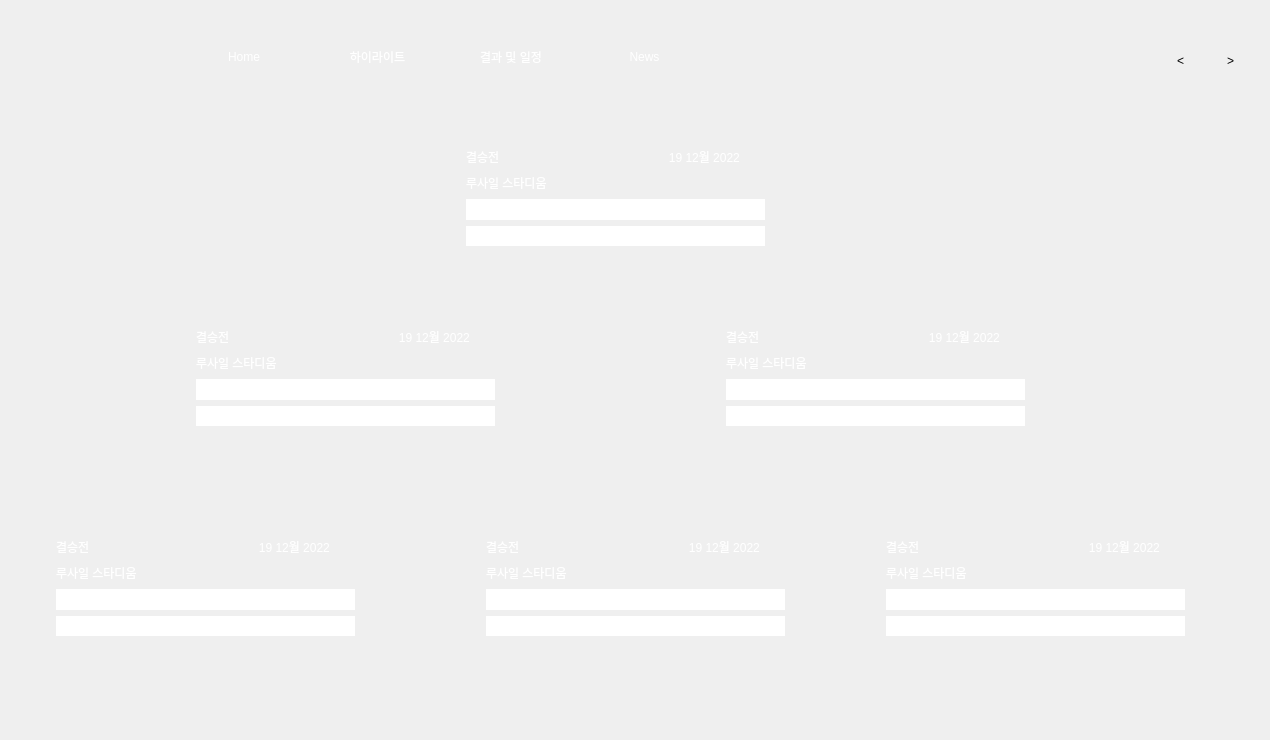
<?xml version="1.0" encoding="UTF-8"?>
<ui version="4.0">
 <class>MainWindow</class>
 <widget class="QMainWindow" name="MainWindow">
  <property name="geometry">
   <rect>
    <x>0</x>
    <y>0</y>
    <width>1270</width>
    <height>740</height>
   </rect>
  </property>
  <property name="font">
   <font>
    <family>Noto Sans KR</family>
   </font>
  </property>
  <property name="windowTitle">
   <string>Qatar WC Manager</string>
  </property>
  <property name="styleSheet">
   <string notr="true">background-image: url(:/images/images/bg.jpg); color : rgb(255,255,255);</string>
  </property>
  <widget class="QWidget" name="centralwidget">
   <widget class="QLabel" name="label_4">
    <property name="geometry">
     <rect>
      <x>40</x>
      <y>20</y>
      <width>121</width>
      <height>61</height>
     </rect>
    </property>
    <property name="autoFillBackground">
     <bool>false</bool>
    </property>
    <property name="styleSheet">
     <string notr="true">color : rgb(255, 255, 255);
opacity : 1;</string>
    </property>
    <property name="text">
     <string/>
    </property>
    <property name="pixmap">
     <pixmap resource="../resource.qrc">:/images/images/logo.webp</pixmap>
    </property>
    <property name="scaledContents">
     <bool>true</bool>
    </property>
    <property name="alignment">
     <set>Qt::AlignCenter</set>
    </property>
   </widget>
   <widget class="QPushButton" name="pushButton">
    <property name="geometry">
     <rect>
      <x>1110</x>
      <y>40</y>
      <width>41</width>
      <height>41</height>
     </rect>
    </property>
    <property name="cursor">
     <cursorShape>PointingHandCursor</cursorShape>
    </property>
    <property name="styleSheet">
     <string notr="true">border : 0;
 border-radius:10px</string>
    </property>
    <property name="text">
     <string/>
    </property>
    <property name="icon">
     <iconset resource="../resource.qrc">
      <normaloff>:/images/images/1103500.png</normaloff>:/images/images/1103500.png</iconset>
    </property>
    <property name="iconSize">
     <size>
      <width>30</width>
      <height>30</height>
     </size>
    </property>
   </widget>
   <widget class="QPushButton" name="pushButton_3">
    <property name="geometry">
     <rect>
      <x>1210</x>
      <y>40</y>
      <width>41</width>
      <height>41</height>
     </rect>
    </property>
    <property name="cursor">
     <cursorShape>PointingHandCursor</cursorShape>
    </property>
    <property name="styleSheet">
     <string notr="true">border : 0;
 border-radius:10px; color : black;</string>
    </property>
    <property name="text">
     <string>&gt;</string>
    </property>
    <property name="iconSize">
     <size>
      <width>30</width>
      <height>30</height>
     </size>
    </property>
   </widget>
   <widget class="QPushButton" name="pushButton_2">
    <property name="geometry">
     <rect>
      <x>1160</x>
      <y>40</y>
      <width>41</width>
      <height>41</height>
     </rect>
    </property>
    <property name="cursor">
     <cursorShape>PointingHandCursor</cursorShape>
    </property>
    <property name="styleSheet">
     <string notr="true">border : 0;
 border-radius:10px; color : black;</string>
    </property>
    <property name="text">
     <string>&lt;</string>
    </property>
    <property name="iconSize">
     <size>
      <width>30</width>
      <height>30</height>
     </size>
    </property>
   </widget>
   <widget class="QFrame" name="frame_1">
    <property name="geometry">
     <rect>
      <x>0</x>
      <y>100</y>
      <width>1300</width>
      <height>611</height>
     </rect>
    </property>
    <property name="styleSheet">
     <string notr="true">border-radius : 10px; 
</string>
    </property>
    <property name="frameShape">
     <enum>QFrame::StyledPanel</enum>
    </property>
    <property name="frameShadow">
     <enum>QFrame::Raised</enum>
    </property>
    <widget class="QFrame" name="frame_2">
     <property name="geometry">
      <rect>
       <x>170</x>
       <y>200</y>
       <width>351</width>
       <height>151</height>
      </rect>
     </property>
     <property name="styleSheet">
      <string notr="true">color : rgb(255, 255, 255);
border-radius : 20px;</string>
     </property>
     <property name="frameShape">
      <enum>QFrame::StyledPanel</enum>
     </property>
     <property name="frameShadow">
      <enum>QFrame::Raised</enum>
     </property>
     <widget class="QWidget" name="verticalLayoutWidget_2">
      <property name="geometry">
       <rect>
        <x>10</x>
        <y>10</y>
        <width>331</width>
        <height>132</height>
       </rect>
      </property>
      <layout class="QVBoxLayout" name="verticalLayout_2">
       <property name="leftMargin">
        <number>16</number>
       </property>
       <property name="topMargin">
        <number>16</number>
       </property>
       <property name="rightMargin">
        <number>16</number>
       </property>
       <property name="bottomMargin">
        <number>16</number>
       </property>
       <item>
        <widget class="QLabel" name="label_9">
         <property name="text">
          <string>결승전                                                   19 12월 2022</string>
         </property>
        </widget>
       </item>
       <item>
        <widget class="QLabel" name="label_10">
         <property name="text">
          <string>루사일 스타디움</string>
         </property>
        </widget>
       </item>
       <item>
        <widget class="QLabel" name="label_11">
         <property name="styleSheet">
          <string notr="true">background-color: rgb(255, 255, 255);</string>
         </property>
         <property name="text">
          <string>아르헨티나                                                      0</string>
         </property>
         <property name="scaledContents">
          <bool>true</bool>
         </property>
        </widget>
       </item>
       <item>
        <widget class="QLabel" name="label_12">
         <property name="styleSheet">
          <string notr="true">background-color: rgb(255, 255, 255);</string>
         </property>
         <property name="text">
          <string>프랑스                                                            0</string>
         </property>
        </widget>
       </item>
      </layout>
     </widget>
    </widget>
    <widget class="QFrame" name="frame_3">
     <property name="geometry">
      <rect>
       <x>440</x>
       <y>20</y>
       <width>351</width>
       <height>151</height>
      </rect>
     </property>
     <property name="styleSheet">
      <string notr="true">color : rgb(255, 255, 255);
border-radius : 20px;</string>
     </property>
     <property name="frameShape">
      <enum>QFrame::StyledPanel</enum>
     </property>
     <property name="frameShadow">
      <enum>QFrame::Raised</enum>
     </property>
     <widget class="QWidget" name="verticalLayoutWidget_3">
      <property name="geometry">
       <rect>
        <x>10</x>
        <y>10</y>
        <width>331</width>
        <height>132</height>
       </rect>
      </property>
      <layout class="QVBoxLayout" name="verticalLayout_3">
       <property name="leftMargin">
        <number>16</number>
       </property>
       <property name="topMargin">
        <number>16</number>
       </property>
       <property name="rightMargin">
        <number>16</number>
       </property>
       <property name="bottomMargin">
        <number>16</number>
       </property>
       <item>
        <widget class="QLabel" name="label_13">
         <property name="text">
          <string>결승전                                                   19 12월 2022</string>
         </property>
        </widget>
       </item>
       <item>
        <widget class="QLabel" name="label_14">
         <property name="text">
          <string>루사일 스타디움</string>
         </property>
        </widget>
       </item>
       <item>
        <widget class="QLabel" name="label_15">
         <property name="styleSheet">
          <string notr="true">background-color: rgb(255, 255, 255);</string>
         </property>
         <property name="text">
          <string>아르헨티나                                                      0</string>
         </property>
         <property name="scaledContents">
          <bool>true</bool>
         </property>
        </widget>
       </item>
       <item>
        <widget class="QLabel" name="label_16">
         <property name="styleSheet">
          <string notr="true">background-color: rgb(255, 255, 255);</string>
         </property>
         <property name="text">
          <string>프랑스                                                            0</string>
         </property>
        </widget>
       </item>
      </layout>
     </widget>
    </widget>
    <widget class="QFrame" name="frame_4">
     <property name="geometry">
      <rect>
       <x>700</x>
       <y>200</y>
       <width>351</width>
       <height>151</height>
      </rect>
     </property>
     <property name="styleSheet">
      <string notr="true">color : rgb(255, 255, 255);
border-radius : 20px;</string>
     </property>
     <property name="frameShape">
      <enum>QFrame::StyledPanel</enum>
     </property>
     <property name="frameShadow">
      <enum>QFrame::Raised</enum>
     </property>
     <widget class="QWidget" name="verticalLayoutWidget_4">
      <property name="geometry">
       <rect>
        <x>10</x>
        <y>10</y>
        <width>331</width>
        <height>132</height>
       </rect>
      </property>
      <layout class="QVBoxLayout" name="verticalLayout_4">
       <property name="leftMargin">
        <number>16</number>
       </property>
       <property name="topMargin">
        <number>16</number>
       </property>
       <property name="rightMargin">
        <number>16</number>
       </property>
       <property name="bottomMargin">
        <number>16</number>
       </property>
       <item>
        <widget class="QLabel" name="label_17">
         <property name="text">
          <string>결승전                                                   19 12월 2022</string>
         </property>
        </widget>
       </item>
       <item>
        <widget class="QLabel" name="label_18">
         <property name="text">
          <string>루사일 스타디움</string>
         </property>
        </widget>
       </item>
       <item>
        <widget class="QLabel" name="label_19">
         <property name="styleSheet">
          <string notr="true">background-color: rgb(255, 255, 255);</string>
         </property>
         <property name="text">
          <string>아르헨티나                                                      0</string>
         </property>
         <property name="scaledContents">
          <bool>true</bool>
         </property>
        </widget>
       </item>
       <item>
        <widget class="QLabel" name="label_20">
         <property name="styleSheet">
          <string notr="true">background-color: rgb(255, 255, 255);</string>
         </property>
         <property name="text">
          <string>프랑스                                                            0</string>
         </property>
        </widget>
       </item>
      </layout>
     </widget>
    </widget>
    <widget class="QFrame" name="frame_5">
     <property name="geometry">
      <rect>
       <x>30</x>
       <y>410</y>
       <width>351</width>
       <height>151</height>
      </rect>
     </property>
     <property name="styleSheet">
      <string notr="true">color : rgb(255, 255, 255);
border-radius : 20px;</string>
     </property>
     <property name="frameShape">
      <enum>QFrame::StyledPanel</enum>
     </property>
     <property name="frameShadow">
      <enum>QFrame::Raised</enum>
     </property>
     <widget class="QWidget" name="verticalLayoutWidget_8">
      <property name="geometry">
       <rect>
        <x>10</x>
        <y>10</y>
        <width>331</width>
        <height>132</height>
       </rect>
      </property>
      <layout class="QVBoxLayout" name="verticalLayout_8">
       <property name="leftMargin">
        <number>16</number>
       </property>
       <property name="topMargin">
        <number>16</number>
       </property>
       <property name="rightMargin">
        <number>16</number>
       </property>
       <property name="bottomMargin">
        <number>16</number>
       </property>
       <item>
        <widget class="QLabel" name="label_33">
         <property name="text">
          <string>결승전                                                   19 12월 2022</string>
         </property>
        </widget>
       </item>
       <item>
        <widget class="QLabel" name="label_34">
         <property name="text">
          <string>루사일 스타디움</string>
         </property>
        </widget>
       </item>
       <item>
        <widget class="QLabel" name="label_35">
         <property name="styleSheet">
          <string notr="true">background-color: rgb(255, 255, 255);</string>
         </property>
         <property name="text">
          <string>아르헨티나                                                      0</string>
         </property>
         <property name="scaledContents">
          <bool>true</bool>
         </property>
        </widget>
       </item>
       <item>
        <widget class="QLabel" name="label_36">
         <property name="styleSheet">
          <string notr="true">background-color: rgb(255, 255, 255);</string>
         </property>
         <property name="text">
          <string>프랑스                                                            0</string>
         </property>
        </widget>
       </item>
      </layout>
     </widget>
    </widget>
    <widget class="QFrame" name="frame_6">
     <property name="geometry">
      <rect>
       <x>460</x>
       <y>410</y>
       <width>351</width>
       <height>151</height>
      </rect>
     </property>
     <property name="styleSheet">
      <string notr="true">color : rgb(255, 255, 255);
border-radius : 20px;</string>
     </property>
     <property name="frameShape">
      <enum>QFrame::StyledPanel</enum>
     </property>
     <property name="frameShadow">
      <enum>QFrame::Raised</enum>
     </property>
     <widget class="QWidget" name="verticalLayoutWidget_9">
      <property name="geometry">
       <rect>
        <x>10</x>
        <y>10</y>
        <width>331</width>
        <height>132</height>
       </rect>
      </property>
      <layout class="QVBoxLayout" name="verticalLayout_9">
       <property name="leftMargin">
        <number>16</number>
       </property>
       <property name="topMargin">
        <number>16</number>
       </property>
       <property name="rightMargin">
        <number>16</number>
       </property>
       <property name="bottomMargin">
        <number>16</number>
       </property>
       <item>
        <widget class="QLabel" name="label_37">
         <property name="text">
          <string>결승전                                                   19 12월 2022</string>
         </property>
        </widget>
       </item>
       <item>
        <widget class="QLabel" name="label_38">
         <property name="text">
          <string>루사일 스타디움</string>
         </property>
        </widget>
       </item>
       <item>
        <widget class="QLabel" name="label_39">
         <property name="styleSheet">
          <string notr="true">background-color: rgb(255, 255, 255);</string>
         </property>
         <property name="text">
          <string>아르헨티나                                                      0</string>
         </property>
         <property name="scaledContents">
          <bool>true</bool>
         </property>
        </widget>
       </item>
       <item>
        <widget class="QLabel" name="label_40">
         <property name="styleSheet">
          <string notr="true">background-color: rgb(255, 255, 255);</string>
         </property>
         <property name="text">
          <string>프랑스                                                            0</string>
         </property>
        </widget>
       </item>
      </layout>
     </widget>
    </widget>
    <widget class="QFrame" name="frame_7">
     <property name="geometry">
      <rect>
       <x>860</x>
       <y>410</y>
       <width>351</width>
       <height>151</height>
      </rect>
     </property>
     <property name="styleSheet">
      <string notr="true">color : rgb(255, 255, 255);
border-radius : 20px;</string>
     </property>
     <property name="frameShape">
      <enum>QFrame::StyledPanel</enum>
     </property>
     <property name="frameShadow">
      <enum>QFrame::Raised</enum>
     </property>
     <widget class="QWidget" name="verticalLayoutWidget_11">
      <property name="geometry">
       <rect>
        <x>10</x>
        <y>10</y>
        <width>331</width>
        <height>132</height>
       </rect>
      </property>
      <layout class="QVBoxLayout" name="verticalLayout_11">
       <property name="leftMargin">
        <number>16</number>
       </property>
       <property name="topMargin">
        <number>16</number>
       </property>
       <property name="rightMargin">
        <number>16</number>
       </property>
       <property name="bottomMargin">
        <number>16</number>
       </property>
       <item>
        <widget class="QLabel" name="label_45">
         <property name="text">
          <string>결승전                                                   19 12월 2022</string>
         </property>
        </widget>
       </item>
       <item>
        <widget class="QLabel" name="label_46">
         <property name="text">
          <string>루사일 스타디움</string>
         </property>
        </widget>
       </item>
       <item>
        <widget class="QLabel" name="label_47">
         <property name="styleSheet">
          <string notr="true">background-color: rgb(255, 255, 255);</string>
         </property>
         <property name="text">
          <string>아르헨티나                                                      0</string>
         </property>
         <property name="scaledContents">
          <bool>true</bool>
         </property>
        </widget>
       </item>
       <item>
        <widget class="QLabel" name="label_48">
         <property name="styleSheet">
          <string notr="true">background-color: rgb(255, 255, 255);</string>
         </property>
         <property name="text">
          <string>프랑스                                                            0</string>
         </property>
        </widget>
       </item>
      </layout>
     </widget>
    </widget>
   </widget>
   <widget class="QWidget" name="horizontalLayoutWidget_2">
    <property name="geometry">
     <rect>
      <x>180</x>
      <y>20</y>
      <width>528</width>
      <height>73</height>
     </rect>
    </property>
    <layout class="QHBoxLayout" name="horizontalLayout_2">
     <item>
      <widget class="QPushButton" name="page_1">
       <property name="enabled">
        <bool>true</bool>
       </property>
       <property name="minimumSize">
        <size>
         <width>121</width>
         <height>61</height>
        </size>
       </property>
       <property name="cursor">
        <cursorShape>PointingHandCursor</cursorShape>
       </property>
       <property name="styleSheet">
        <string notr="true">border:0px; border-radius:10px;</string>
       </property>
       <property name="text">
        <string>Home</string>
       </property>
      </widget>
     </item>
     <item>
      <widget class="QPushButton" name="pageBtn_2">
       <property name="enabled">
        <bool>true</bool>
       </property>
       <property name="minimumSize">
        <size>
         <width>121</width>
         <height>61</height>
        </size>
       </property>
       <property name="cursor">
        <cursorShape>PointingHandCursor</cursorShape>
       </property>
       <property name="styleSheet">
        <string notr="true">border:0px; border-radius:10px;</string>
       </property>
       <property name="text">
        <string>하이라이트</string>
       </property>
      </widget>
     </item>
     <item>
      <widget class="QPushButton" name="pageBtn_3">
       <property name="enabled">
        <bool>true</bool>
       </property>
       <property name="minimumSize">
        <size>
         <width>121</width>
         <height>61</height>
        </size>
       </property>
       <property name="cursor">
        <cursorShape>PointingHandCursor</cursorShape>
       </property>
       <property name="styleSheet">
        <string notr="true">border:0px; border-radius:10px;</string>
       </property>
       <property name="text">
        <string>결과 및 일정</string>
       </property>
      </widget>
     </item>
     <item>
      <widget class="QPushButton" name="pageBtn_4">
       <property name="enabled">
        <bool>true</bool>
       </property>
       <property name="minimumSize">
        <size>
         <width>121</width>
         <height>61</height>
        </size>
       </property>
       <property name="cursor">
        <cursorShape>PointingHandCursor</cursorShape>
       </property>
       <property name="styleSheet">
        <string notr="true">border:0px; border-radius:10px;</string>
       </property>
       <property name="text">
        <string>News</string>
       </property>
      </widget>
     </item>
    </layout>
   </widget>
  </widget>
  <widget class="QMenuBar" name="menubar">
   <property name="geometry">
    <rect>
     <x>0</x>
     <y>0</y>
     <width>1270</width>
     <height>24</height>
    </rect>
   </property>
  </widget>
 </widget>
 <resources>
  <include location="../resource.qrc"/>
 </resources>
 <connections>
  <connection>
   <sender>pushButton</sender>
   <signal>clicked()</signal>
   <receiver>MainWindow</receiver>
   <slot>muteAudio()</slot>
   <hints>
    <hint type="sourcelabel">
     <x>1110</x>
     <y>84</y>
    </hint>
    <hint type="destinationlabel">
     <x>920</x>
     <y>65</y>
    </hint>
   </hints>
  </connection>
  <connection>
   <sender>pushButton_3</sender>
   <signal>clicked()</signal>
   <receiver>MainWindow</receiver>
   <slot>nextAudio()</slot>
   <hints>
    <hint type="sourcelabel">
     <x>1211</x>
     <y>67</y>
    </hint>
    <hint type="destinationlabel">
     <x>1250</x>
     <y>66</y>
    </hint>
   </hints>
  </connection>
  <connection>
   <sender>pushButton_2</sender>
   <signal>clicked()</signal>
   <receiver>MainWindow</receiver>
   <slot>previousAudio()</slot>
   <hints>
    <hint type="sourcelabel">
     <x>1160</x>
     <y>77</y>
    </hint>
    <hint type="destinationlabel">
     <x>1141</x>
     <y>31</y>
    </hint>
   </hints>
  </connection>
  <connection>
   <sender>pageBtn_2</sender>
   <signal>clicked()</signal>
   <receiver>MainWindow</receiver>
   <slot>movePage()</slot>
   <hints>
    <hint type="sourcelabel">
     <x>377</x>
     <y>62</y>
    </hint>
    <hint type="destinationlabel">
     <x>232</x>
     <y>41</y>
    </hint>
   </hints>
  </connection>
  <connection>
   <sender>pageBtn_3</sender>
   <signal>clicked()</signal>
   <receiver>MainWindow</receiver>
   <slot>movePage()</slot>
   <hints>
    <hint type="sourcelabel">
     <x>495</x>
     <y>61</y>
    </hint>
    <hint type="destinationlabel">
     <x>359</x>
     <y>41</y>
    </hint>
   </hints>
  </connection>
  <connection>
   <sender>pageBtn_4</sender>
   <signal>clicked()</signal>
   <receiver>MainWindow</receiver>
   <slot>movePage()</slot>
   <hints>
    <hint type="sourcelabel">
     <x>639</x>
     <y>59</y>
    </hint>
    <hint type="destinationlabel">
     <x>504</x>
     <y>39</y>
    </hint>
   </hints>
  </connection>
  <connection>
   <sender>page_1</sender>
   <signal>clicked()</signal>
   <receiver>MainWindow</receiver>
   <slot>movePage()</slot>
   <hints>
    <hint type="sourcelabel">
     <x>214</x>
     <y>90</y>
    </hint>
    <hint type="destinationlabel">
     <x>169</x>
     <y>98</y>
    </hint>
   </hints>
  </connection>
 </connections>
 <slots>
  <slot>muteAudio()</slot>
  <slot>nextAudio()</slot>
  <slot>previousAudio()</slot>
  <slot>movePage()</slot>
 </slots>
</ui>
